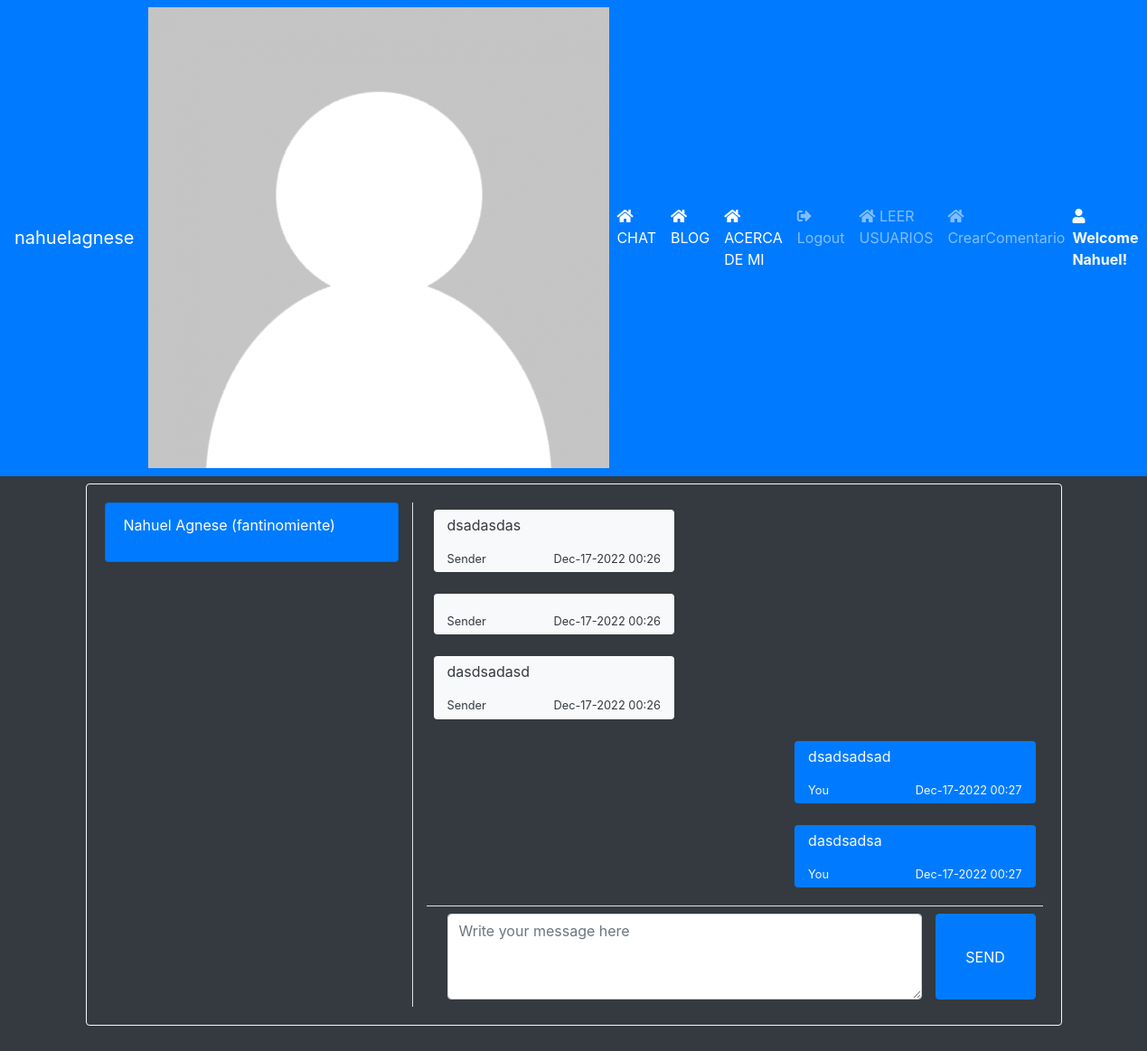
/home/?u=3 (signed in), run on the app's committed database.
### chat/models.py (models this page shows, shortened)
class chatMessages(models.Model):
    user_from = models.ForeignKey(User,
        on_delete=models.CASCADE,related_name="+")
    user_to = models.ForeignKey(User,
        on_delete=models.CASCADE,related_name="+")
    message = models.TextField()
    date_created = models.DateTimeField(default=timezone.now)

### chat/views.py (the view)
# urls.py: path('', views.home, name='chat-home'),
@login_required
def home(request):
    User = get_user_model()
    users = User.objects.all()
    chats = {}
    if request.method == 'GET' and 'u' in request.GET:
        chats = chatMessages.objects.filter(Q(user_from=request.user.id, user_to=request.GET['u']) | Q(user_from=request.GET['u'], user_to=request.user.id))
        chats = chats.order_by('date_created')
    context = {
        "page":"home",
        "users":users,
        "chats":chats,
        "chat_id": int(request.GET['u'] if request.method == 'GET' and 'u' in request.GET else 0),
        "imagen":obtenerAvatar(request),
    }
    print(request.GET['u'] if request.method == 'GET' and 'u' in request.GET else 0)
    return render(request,"chat/home.html",context)

### BLOG/views.py (called while the page is built)
def obtenerAvatar(request):
    lista=Avatar.objects.filter(user=request.user)
    if len(lista)!=0:
        imagen=lista[0].imagen.url
    else:
        imagen="BLOG/media/avatares/avatarpordefecto.png"
    return imagen

### chat/templates/chat/home.html (shortened to what this page needs)
{% extends 'chat/base.html' %} {% load static %}  <img src="{{ imagen }}" alt="">{% block content %}
<div class="container" style="height: 75%;">
    <div class="card bg-dark h-100 border-light">
        <div class="card-body h-100">
            <div class="row h-100">
                <div class="col-md-4 border-right h-100">
                    <div class="list-group bg-dark" id='user-list'>
                        {% for u in users %} {% if not u.id == 1 and not u.id == user.id %}
                        <a class="list-group-item {% if u.id != chat_id %}bg-dark{% else %}bg-primary{% endif %} text-white" href="{% url 'chat-home' %}?u={{u.id}}">
                            <div>
                                <p>{{u.first_name}} {{u.last_name}} ({{u.username}})</p>
                            </div>
                        </a>
                        {% endif %} {% endfor %}
                    </div>
                </div>
                <div class="col-md-8 h-100">
                    {% if not chat_id > 0 %}
                    <div class="h-100 d-flex flex-column justify-content-center align-items-center">
                        <h3>Start Chat now</h3>
                        <p><small class="text-muted">Please select a person to chat with.</small></p>
                    </div>
                    {% else%}
                    <div id="chat-box-field" class="h-100">
                        <div class="chat-box" style="height:80%">
                            {% for chat in chats %} {% if chat.user_from == user %}
                            <div class="p-2 w-100 d-flex justify-content-end">
                                <div class=" chat-bubble  ml-2 mb-2 bg-primary text-light rounded" data-id="{{chat.id}}">
                                    <p>{{chat.message}}</p>
                                    <div class="d-flex justify-content-between"><small>You</small> <small>{{chat.date_created|date:"M-d-Y H:i"}}</small></div>
                                </div>
                            </div>
                            {% else %}
                            <div class="p-2 w-100 d-flex justify-content-start">
                                <div class="chat-bubble mr-2 mb-2 bg-light text-dark rounded" data-id="{{chat.id}}">
                                    <p>{{chat.message}}</p>
                                    <div class=" d-flex justify-content-between"><small>Sender</small> <small>{{chat.date_created|date:"M-d-Y H:i"}}</small></div>
                                </div>
                            </div>
                            {% endif %} {% endfor %}
                        </div>
                        <div class="chat-box-form border-top p-2" style="height:20%">
                            <div class="w-100 h-100">
                                <form action="" id="chat-submit" class="h-100 d-flex ">
                                    <div class="col-md-10 h-100">
                                        <textarea name="message" id="" class="h-100 w-100 form-control" placeholder="Write your message here"></textarea>
                                    </div>
                                    <button class="button btn btn-primary h-100 w-100 justify-content-center align-items-center d-flex">SEND</button>
                                </form>
                            </div>
                        </div>
                    </div>
                    {% endif %}
                </div>
            </div>
        </div>
    </div>
</div>
{% endblock %}

### chat/templates/chat/base.html (shortened to what this page needs)
<!DOCTYPE html>
<html lang="en">
{% load static %}
<head>
    <link rel="stylesheet" href="{% static 'css/bootstrap.min.css' %}">
    <link rel="stylesheet" href="{% static 'fontawesome-free/css/all.min.css' %}">
    <link rel="stylesheet" href="{% static 'css/custom.css' %}">
</head>
<body class='bg-dark text-light'>
    <nav class="navbar navbar-expand-lg navbar-dark bg-primary w-100 border-bottom border-primary mb-2" id="top-nav">
        <a class="navbar-brand" href="{% url 'chat-home' %}">{{ user }}</a>
      <img src="{{ imagen }}" alt="">
        <div class="collapse navbar-collapse" id="nav-menu">
            <ul class="navbar-nav mr-auto">
                <li class="nav-item {% if page == 'home' %} active {% endif %}">
                    <a class="nav-link" href="{% url 'chat-home' %}"><i class="fa fa-home"></i> CHAT</a>
                </li>
                <li class="nav-item {% if page == 'home' %} active {% endif %}">
                    <a class="nav-link" href="{% url 'Lista' %}"><i class="fa fa-home"></i> BLOG</a>
                </li>
                <li class="nav-item {% if page == 'home' %} active {% endif %}">
                    <a class="nav-link" href="{% url 'aboutMe' %}"><i class="fa fa-home"></i> ACERCA DE MI</a>
                </li>
                <li class="nav-item">
                    <a class="nav-link" href="{% url 'chat-logout' %}"><i class="fa fa-sign-out-alt"></i> Logout</a>
                </li>
               <li>
                <a class="nav-link" href="{% url 'leerUsuarios' %}"><i class="fa fa-home"></i> LEER USUARIOS</a>
               </li>
                <li>
                    <a class="nav-link" href="{% url 'Crear' %}"><i class="fa fa-home"></i> CrearComentario</a>
                </li>
            </ul>
            {% if user.is_authenticated %}
            <span><a class="text-light"  href="{% url 'chat-profile' %}"><i class="fa fa-user"></i> <b>Welcome {{user.first_name}}!</b></a></span> {% endif %}
        </div>
    </nav>
    <div class="container h-100">
        {% block content %}
        {% endblock content %}
    </div>
</body>
</html>

### static/css/custom.css (style rules this page uses)
html, body { height: 100%; width: 100%; }

### chat/templates/chat/base.html (style rules this page uses)
html, body { height: 100%; width: 100%; }

### chat/templates/chat/home.html (style rules this page uses)
.list-group-item { cursor: pointer }
.chat-bubble { min-width: 40%; max-width: 80%; padding: 5px 15px; }
.chat-box { overflow: auto; max-width: 100%; }

### data on the page
chatMessages: message "dsadasdas", date_created "Dec-17-2022 00:26"
chatMessages: date_created "Dec-17-2022 00:26"
chatMessages: message "dasdsadasd", date_created "Dec-17-2022 00:26"
chatMessages: message "dsadsadsad", date_created "Dec-17-2022 00:27"
chatMessages: message "dasdsadsa", date_created "Dec-17-2022 00:27"

### other printed values
{{ user }} "nahuelagnese"
{{ user.first_name }} "Nahuel"
{{ u.first_name }} "Nahuel"
{{ u.last_name }} "Agnese"
{{ u.username }} "fantinomiente"
